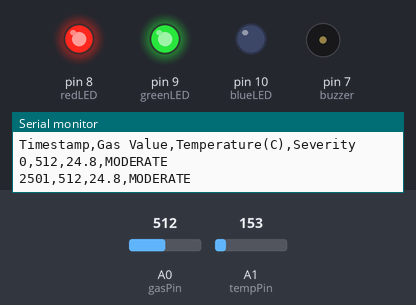
This sketch was run on a simulated Arduino Uno, built with avr-gcc and run on an emulated ATmega328P. On the bench: output pins drawn as LEDs (lit = HIGH), buzzer (waves = sounding), the last lines printed to the serial monitor. The inputs (shaded band) are chosen by the test bench; at power-on: A0 (gasPin) = 512, A1 (tempPin) = 153.

Above: at 3.3 s.
3.4 s: A0 (gasPin) set to 307
6.9 s: A0 (gasPin) set to 282
At 7.9 s:
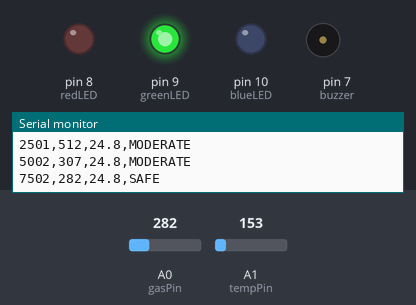
10.2 s: A0 (gasPin) set to 610
At 13.0 s:
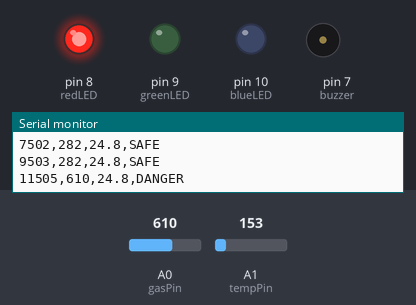
17.0 s: A0 (gasPin) set to 589
At 18.2 s:
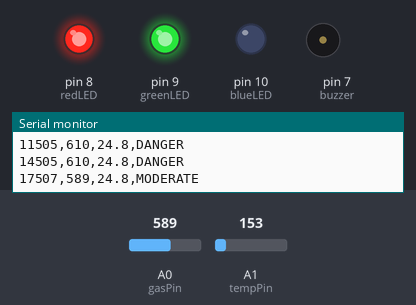
23.8 s: A0 (gasPin) set to 716
At 25.8 s:
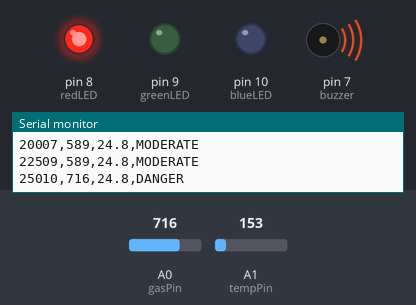
Timing chart, 0 to 31.5 s (numbered marks = the images above; inputs shaded):
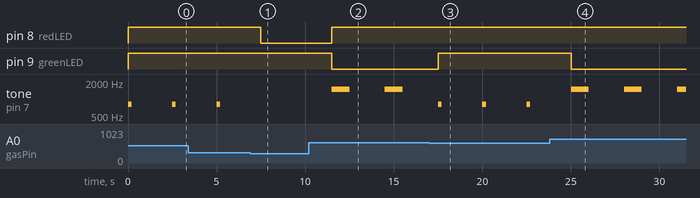

The sketch:

air_quality_monitor.ino
```cpp
const int gasPin = A0;
const int tempPin = A1;

const int redLED = 8;
const int greenLED = 9;
const int blueLED = 10;

const int buzzer = 7;

void setup() {
  Serial.begin(9600);

  pinMode(redLED, OUTPUT);
  pinMode(greenLED, OUTPUT);
  pinMode(blueLED, OUTPUT);
  pinMode(buzzer, OUTPUT);

  Serial.println("Timestamp,Gas Value,Temperature(C),Severity");
}

void loop() {

  // Read gas sensor
  int gasValue = analogRead(gasPin);

  // Read TMP36
  int sensorValue = analogRead(tempPin);

  float voltage = sensorValue * (5.0 / 1023.0);
  float temperature = (voltage - 0.5) * 100.0;

  // Print CSV
  Serial.print(millis());
  Serial.print(",");
  Serial.print(gasValue);
  Serial.print(",");
  Serial.print(temperature, 1);
  Serial.print(",");

  // SAFE
  if (gasValue < 300) {

    Serial.println("SAFE");

    digitalWrite(greenLED, HIGH);
    digitalWrite(redLED, LOW);
    digitalWrite(blueLED, LOW);

    noTone(buzzer);
  }

  // MODERATE
  else if (gasValue >= 300 && gasValue < 600) {

    Serial.println("MODERATE");

    digitalWrite(redLED, HIGH);
    digitalWrite(greenLED, HIGH);   // Yellow
    digitalWrite(blueLED, LOW);

    tone(buzzer, 800);
    delay(200);
    noTone(buzzer);
    delay(300);
  }

  // DANGER
  else {

    Serial.println("DANGER");

    digitalWrite(redLED, HIGH);
    digitalWrite(greenLED, LOW);
    digitalWrite(blueLED, LOW);

    tone(buzzer, 1500);
    delay(1000);
    noTone(buzzer);
  }

  delay(2000);
}
```

Measured:
- the behaviour switches between 300 and 299 on A0 (gasPin) (found by bisection; images 0 and 1)
- the behaviour switches between 600 and 599 on A0 (gasPin) (found by bisection; images 2 and 3)
- after the input at 6.9 s, pin 8 (redLED): HIGH → LOW after 0.60 s; tone on pin 7 (buzzer): stays silent (without the input it goes to 800 Hz after 0.60 s)
- after the input at 10.2 s, pin 8 (redLED): LOW → HIGH after 1.3 s; pin 9 (greenLED): HIGH → LOW after 1.3 s; tone on pin 7 (buzzer): alternates 1500 Hz for 1.0 s and silent for 2.0 s, starting after 1.3 s
- after the input at 17.0 s, pin 9 (greenLED): LOW → HIGH after 0.51 s
- after the input at 23.8 s, pin 9 (greenLED): HIGH → LOW after 1.2 s
